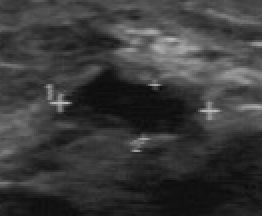
%> input picture Data/BUSreal.tif, 131 x 108 px (shown 2 times larger)
$ octave --eval "result = autosegment(imread('../Data/BUSreal.tif'));"   (GNU Octave 9; MATLAB toolbox functions it lacks are replaced by stand-ins)
%> lines starting %> are read from the running program, lines starting %| are printed output that depends on the picture; in (x1, y1, x2, y2) boxes, pixels count from 0 and x2, y2 are one past the last pixel; in counts of white or black regions, pixels touching at a corner belong together; the program's own positions count from 1
### Preprocessing/domain_transformation/multiloggabor.m
% MULTILOGGABOR Multichannel decomposition by Log-Gabor filters.
%   J = MULTILOGGABOR(I,NSCALES,NORIENTATIONS,OCTAVES,Q) performs the multichannel
%   decomposition of input image I by a bank of Log-Gabor filters, where NSCALES
%   is an integer to indicate the number of scales, NORIENTATIONS is an integer
%   to indicate number of orientations, Q is the quantization level of
%   output images, and OCTAVES is the bandwidth of the filters in octaves
%   and could take one of the following values: 0.5, 1, 1.5 and 2. All the
%   orientations at the same scale are averaged; hence, if the  size of the input
%   image I is NxM then the output J is a hypermatrix of size MxNxNSCALES.
%
%   [J,LG] = MULTILOGGABOR(I,NSCALES,NORIENTATIONS,OCTAVES,Q) obtains the
%   individual log-Gabor channels in the cell array LG, where the columns
%   represent the scales and the rows represent the orientations. No quantization
%   is applied to the channels.
%
%   Example:
%   -------
%   I = imread('BUSreal.tif');
%   J = multiloggabor(I,6,12,2,32);
%   figure;
%   subplot 231; imshow(mat2gray(J(:,:,1))); title('Scale 1');
%   subplot 232; imshow(mat2gray(J(:,:,2))); title('Scale 2');
%   subplot 233; imshow(mat2gray(J(:,:,3))); title('Scale 3');
%   subplot 234; imshow(mat2gray(J(:,:,4))); title('Scale 4');
%   subplot 235; imshow(mat2gray(J(:,:,5))); title('Scale 5');
%   subplot 236; imshow(mat2gray(J(:,:,6))); title('Scale 6');
%
%   See also MULTIRANKLET PHASECONG QUANTIZATION
%
%
%   References:
%   ----------
%   P. Kovesi, "Symmetry and asymmetry from local phase," In: Proceedings,
%   10th Australian Joint Conference on Artificial Intelligence.
%   Cambridge, MA: MIT Press; 1997, pp. 185-190.
%
%   W. Gomez, W. C. A. Pereira, A. F. C. Infantosi, "Breast ultrasound
%   despeckling using anisotropic diffusion guided by texture descriptors,"
%   Ultrasound in Medicine and Biology, vol. 40, no. 11, pp. 2609-2621, 2014.
%
%   W. Gomez, B. A. Ruiz-Ortega, "New fully-automated method for segmentation
%   of breast lesions on ultrasound based on texture analysis," Ultrasound
%   in Medicine and Biology, vol. 42, no. 7, pp. 1637-1650, 2016.

% ------------------------------------------------------------------------
%   Cinvestav-IPN (Mexico) - LUS/PEB/COPPE/UFRJ (Brazil)
%   MULTILOGGABOR Version 1.0 (Matlab R2014a Unix)
%   November 2016
%   Copyright (c) 2016, Wilfrido Gomez Flores
% ------------------------------------------------------------------------

function [PGab,GC] = multiloggabor(I,nscale,norient,octave,q)
%> called with nscale = 6, norient = 24, octave = 2, q = 64

% sigmaOnf  .90   mult 1.15
% sigmaOnf  .85   mult 1.2
% sigmaOnf  .75   mult 1.4       (bandwidth ~1 octave)
% sigmaOnf  .65   mult 1.7
% sigmaOnf  .55   mult 2.2       (bandwidth ~2 octaves)

if octave == 0.5
    sigmaOnf = .85;
    mult = 1.2;
elseif octave == 1
    sigmaOnf = .75;
    mult = 1.4;
elseif octave == 1.5
    sigmaOnf = .65;
    mult = 1.7;
elseif octave == 2
    sigmaOnf = .55;
    mult = 2.2;
else
    error('Invalid octave!');
end

[Mi,Ni] = size(I);
%> Mi = 108; Ni = 131
LGab = LogGaborFilt(I, nscale, norient, 3, mult, sigmaOnf);
PGab = zeros(Mi,Ni,nscale);
GC = cell(norient,nscale);
for i = 1:nscale
    aux = zeros(Mi,Ni,norient);
    for j = 1:norient
        lg = LGab{i,j};
        aux(:,:,j) = lg;
        GC{j,i} = lg;
    end
    if nargin == 5
        PGab(:,:,i) = quantization(mean(aux,3),q);
    else
        PGab(:,:,i) = mean(aux,3);
    end
end

%*************************************************************************
%*************************************************************************
% Kovesi's implementation of Log-Gabor filters
% Copyright (c) 2001-2010 Peter Kovesi
% School of Computer Science & Software Engineering
% The University of Western Australia
% http://www.peterkovesi.com/matlabfns/PhaseCongruency/Docs/convexpl.html
function LG = LogGaborFilt(IO, nscale, norient, minWaveLength, mult, sigmaOnf)
%> called with nscale = 6, norient = 24, minWaveLength = 3, mult = 2.2, sigmaOnf = 0.55

dThetaOnSigma = 1.3;
TF = fft2(IO);
TF(1,1) = 0;

[rows, cols] = size(IO);
%> rows = 108; cols = 131
if mod(cols,2)
    xrange = (-(cols-1)/2:(cols-1)/2)/(cols-1);
%> xrange = 131 values from -0.5 to 0.5
else
    xrange = (-cols/2:(cols/2-1))/cols;
end
if mod(rows,2)
    yrange = (-(rows-1)/2:(rows-1)/2)/(rows-1);
else
    yrange = (-rows/2:(rows/2-1))/rows;
%> yrange = 108 values from -0.5 to 0.491
end
[x,y] = meshgrid(xrange, yrange);
radius = sqrt(x.^2 + y.^2);
theta = atan2(y,x);
radius = ifftshift(radius);
theta  = ifftshift(theta);
radius(1,1) = 1;
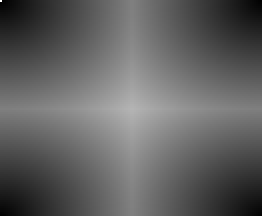
%> radius: size 108x131 double (shown 2 times larger); min 0.00769, max 1, mean 0.384
sintheta = sin(theta);
costheta = cos(theta);
clear x; clear y; clear theta;
lp = lowpassfilter(xrange,yrange,.4,10);
logGabor = cell(1,nscale);
for s = 1:nscale
    wavelength = minWaveLength*mult^(s-1);
    fo = 1.0/wavelength;
    logGabor{s} = exp((-(log(radius/fo)).^2) / (2 * log(sigmaOnf)^2));
    logGabor{s} = logGabor{s}.*lp;
    logGabor{s}(1,1) = 0;
    L = sqrt(sum(logGabor{s}(:).^2));
    logGabor{s} = logGabor{s}./L;
end
%> after the loop, logGabor = 6 items
% The main loop
LG = cell(nscale,norient);
for o = 1:norient
    angl = (o-1)*pi/norient;
    wavelength = minWaveLength;
    ds = sintheta * cos(angl) - costheta * sin(angl);
    dc = costheta * cos(angl) + sintheta * sin(angl);
    dtheta = abs(atan2(ds,dc));
%     dtheta = min(dtheta*norient/2,pi);
%     spread = (cos(dtheta)+1)/2;
    thetaSigma = pi/norient/dThetaOnSigma;
    spread = exp((-dtheta.^2) / (2 * thetaSigma^2));
    for s = 1:nscale
        filter = logGabor{s} .* spread;
        L = sqrt(sum(real(filter(:)).^2 + imag(filter(:)).^2 ))/sqrt(2);
        LG(s,o) = {real(ifft2(TF.*(filter./L)))};
        wavelength = wavelength * mult;
    end
end
%> after the loop, LG = 144 items
%------------------------------------------------------------------------
function f = lowpassfilter(xrange, yrange, cutoff, n)
[x,y] = meshgrid(xrange, yrange);
radius = sqrt(x.^2 + y.^2);
f = ifftshift( 1.0 ./ (1.0 + (radius ./ cutoff).^(2*n)) );
%*************************************************************************
%*************************************************************************

### Preprocessing/domain_transformation/quantization.m
% QUANTIZATION Gray-level quantization.
%   J = QUANTIZATION(I,NL,GL) performs the quantization of the input image I
%   to NL gray levels. GL is a a two-element vector, [LOW HIGH], that
%   specifies how the values in I are scaled into gray levels. If GL is not
%   given or is empty QUANTIZATION uses the minimum and maximum grayscale
%   values in I as limits, [min(I(:)) max(I(:))].
%
%   Example:
%   -------
%   I = imread('BUSreal.tif');
%   J = quantization(I,8);
%   figure;
%   subplot 121; imshow(I); title('Original Image');
%   subplot 122; imshow(mat2gray(J)); title('Quantized to 8 levels');
%
%   See also MULTILOGGABOR MULTIRANKLET
%
%
%   Reference:
%   ---------
%   W. Gomez, W.C.A. Pereira, A.F.C. Infantosi, "Analysis of co-occurrence
%   texture statistics as a function of gray-level quantization for classifying
%   breast ultrasound," IEEE Trans. Med. Imaging, vol. 31, no. 10,
%   pp. 1889-1899, 2012.

% ------------------------------------------------------------------------
%   Cinvestav-IPN (Mexico) - LUS/PEB/COPPE/UFRJ (Brazil)
%   QUANTIZATION Version 1.0 (Matlab R2014a Unix)
%   November 2016
%   Copyright (c) 2016, Wilfrido Gomez Flores
% ------------------------------------------------------------------------

function SI = quantization(I,NL,GL)
I = double(I);
if (nargin < 3)||isempty(GL)
    GL = [min(I(:)) max(I(:))];
end
slope = NL / (GL(2) - GL(1));
intercept = 1 - (slope*(GL(1)));
SI = round(imlincomb(slope,I,intercept,'double'));
SI(SI > NL) = NL;
SI(SI < 1) = 1;

### Miscellaneous/isToolboxAvailable.m
function result = isToolboxAvailable(toolboxName,action)
% check if an specific toolbox exists
%
% This small piece of code checks to find whether a specific toolbox is
% installed on MATLAB.
%
% The input is the name of the toolbox as a string
%
% The output is 1 if the toolbox is found and 0 otherwise
%
% Example:
%
%   result = isToolboxAvailable('Image Processing Toolbox','warning')
%
% -----------------------------------------------
% code by: Reza Ahmadzadeh (reza.ahmadzadeh@iit.it)
% -----------------------------------------------
%
% check the input arguments
if nargin < 1 || nargin > 2
    error('usage: isToolboxAvailable(toolboxName,action)');
elseif nargin == 1
    action = 'warning';
end;

% Find the toolbox and give proper output
v_=ver;
[installedToolboxes{1:length(v_)}] = deal(v_.Name);
result = all(ismember(toolboxName,installedToolboxes));
switch action
    case 'error'
        % if you need to end the program you can use the following line of code
        assert(result,['Error! ' toolboxName ' is not installed!']);
    case 'warning'
        % if you need to just give a warning you can use the following line of code
        if ~result
            warning([toolboxName ' is not installed!']);
        end
    otherwise
end
end

### Segmentation/autosegment.m
% AUTOSEGMENT Automatic segmentation of breast lesions using texture analysis.
%   [I,S] = AUTOSEGMENT(I) computes the automatic lesion segmentation (i.e., it
%   does not require user-dependent parameters) using log-Gabor filtering
%   and texture analysis, where I is the breast ultrasound image. This method
%   was trained with 544 breast ultrasound images.
%
%   Example:
%   -------
%   load('BUS01.mat');
%   [I,S] = autosegment(I);
%   delintumor(I,Smanual); title('Radiologist outlining')
%   delintumor(I,S); title('Computerized segmentation')
%
%   See also MULTILOGGABOR WTSDSEGMENT HORSCH
%
%
%   Reference:
%   ---------
%   W. Gomez, B. A. Ruiz-Ortega, "New fully-automated method for segmentation
%   of breast lesions on ultrasound based on texture analysis," Ultrasound
%   in Medicine and Biology, vol. 42, no. 7, pp. 1637-1650, 2016.

% ------------------------------------------------------------------------
%   Cinvestav-IPN (Mexico) - LUS/PEB/COPPE/UFRJ (BraZil)
%   AUTOSEGMENT Version 1.0 (Matlab R2014a Unix)
%   December 2016
%   Copyright (c) 2016, Wilfrido Gomez Flores
% ------------------------------------------------------------------------
function [I0,BW] = autosegment(I)
if ~exist('train_data.mat','file')
    error('Training data is missing!');
else
    tr = load('train_data.mat');
end
% Compute Log-Gabor filtering and lattices
fprintf('Log-Gabor filtering and lattice division...\n');
[Data,Lattice] = buslattice(I);
% Compute texture features from lattices
fprintf('Computing texture features from lattice...\n');
XX = extractfeats(Data.Gabor,Lattice.WC,Lattice.WN,Lattice.CP,Lattice.MAP,Lattice.Window,Data.Levels);
% Lattice classification
fprintf('Lattice classification...\n');
Xtt = outliers(XX,[tr.lof;tr.uof]);
prb = gaussPDF(Lattice.Adjacency',tr.mu_,tr.isigma_);
Xtt = cat(2,Xtt,Lattice.Adjacency,prb);
Xtt = softmaxnorm(Xtt,[tr.m;tr.s])';
D = (Xtt-tr.b(:,ones(1,size(Xtt,2))))'*tr.W; % LDA scores
% Post-processing and segmentation
fprintf('Post-processing and contour refinement...\n');
I0 = Data.Original;
I1 = clahe(I0,[2 2],0.5);
I2 = isf(I1,11);
I3 = 1-I2/max(I2(:));
[Gx,Gy] = gradient(I2);
BW = postprocessing(D,I0,I3,Gx,Gy);
%*****************************************************************
function [Data,Lattice] = buslattice(I)
Q = 64; % Niveles de cuantizacion
W = 16;
% Procesamientos
Ig = multiloggabor(I,6,24,2,Q); % 6 escalas, 24 orientaciones, 2 octavas
%> the loop in multiloggabor, `for i = 1:nscale` made 6 passes
%> (GL in quantization, slope in quantization, intercept in quantization) on passes 1 to 6: ([-0.244 0.325], 112.5, 28.41), ([-0.255 0.488], 86.12, 22.96), ([-0.607 1.02], 39.22, 24.81), ([-1.12 1.41], 25.3, 29.3), ([-2.61 4.48], 9.02, 24.57), ([-3.43 5.88], 6.87, 24.59)
%> pass 1, in quantization, `I = double(I);`:
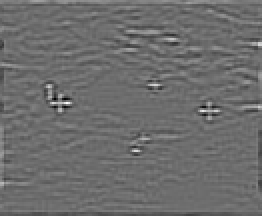
%> I: size 108x131 double (shown 2 times larger); min -0.244, max 0.325, mean 1.26e-19; drawn with min black and max white
[I,Ig,WC,WN,CP,MAP,ADJ] = imlattice(I,Ig,W); % Divide las imagenes en lattices
J = quantization(double(I),Q);        % Cuantiza la imagen original
% Estructuras para salvar
% Datos de imagenes
Data.Original = I;
Data.Gabor = Ig;
Data.Quanti = J;
Data.Levels = Q;
% Datos de lattice
Lattice.WC  = WC; % Center Window
Lattice.WN  = WN; % Neighborhod Windows
Lattice.CP  = CP; % Central point
Lattice.MAP = MAP; % Mapa de relacion de ventanas
Lattice.Adjacency = ADJ;
Lattice.Window = W;
%*****************************************************************
function [I,G,WC,WN,CP,MAP,ADJ] = imlattice(I,G,W)
%> called with W = 16
% AJUSTA EL TAMANO DE LA IMAGEN
[Mi,Ni] = size(I);
Mb = 1:W:Mi;
%> Mb = [1 17 33 49 65 81 97]
Nb = 1:W:Ni;
I = I(1:Mb(end),1:Nb(end));
%> I: size 97x129 uint8
G = G(1:Mb(end),1:Nb(end),:);
% GENERA VENTANAS VECINAS
WN = ones(Mb(end),Nb(end));
WN(Mb,:) = 0;
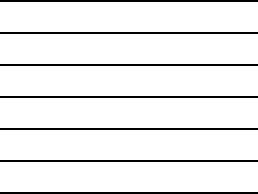
%> WN: size 97x129 double (shown 2 times larger); values 0 (black) and 1 (white), 92.8% white; black in thin lines or dots
WN(:,Nb) = 0;
%> WN: size 97x129 double; values 0 (black) and 1 (white), 86.3% white; black in thin lines or dots
WN = bwlabel(WN);
% GENERA VENTANAS CENTRALES
Mb2 = Mb+(W/2);
Mb2(end) = [];
Nb2 = Nb+(W/2);
Nb2(end) = [];
AUX = ones(Mb(end),Nb(end));
AUX(Mb2,:) = 0;
%> AUX: size 97x129 double; values 0 (black) and 1 (white), 93.8% white; black in thin lines or dots, all inside (x1, y1, x2, y2) = (0, 8, 129, 89)
AUX(:,Nb2) = 0;
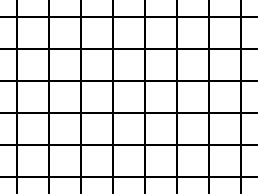
%> AUX: size 97x129 double (shown 2 times larger); values 0 (black) and 1 (white), 88% white; black in thin lines or dots
WC = zeros(Mb(end),Nb(end));
WC(Mb2(1):Mb2(end),Nb2(1):Nb2(end)) = AUX(Mb2(1):Mb2(end),Nb2(1):Nb2(end));
%> WC: size 97x129 double; values 0 (black) and 1 (white), 62.9% white; 1 black region, box (x1, y1, x2, y2) and area: (0, 0, 129, 97) 4638
% GENERA PUNTOS DE CLASIFICACION
CP = bwmorph(WC,'shrink',Inf);
CP = bwlabel(CP);
WC = bwlabel(WC);
% GENERA EL MAPA DE VENTANAS
% [WC WN1 WN2 WN3 WN4]
Lc = unique(CP);
Lc(1) = []; % Elimina la etiqueta cero
Ls  = numel(Lc);
MAP = zeros(Ls,5);
for i = 1:Ls
    bw = WC == Lc(i);
    Lw = unique(WN(bw));
    Lw(1) = [];
    MAP(i,:) = [Lc(i) Lw'];
end
% INFORMACION DE ADYACENCIA
[y,x] = find(CP);
y = y/Mi; x = x/Ni;
ADJ = [x y];
%> in buslattice, `[I,Ig,WC,WN,CP,MAP,ADJ] = imlattice(I,Ig,W);`:
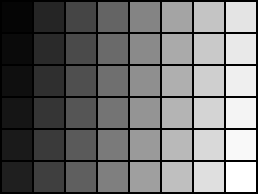
%> WN: size 97x129 double (shown 2 times larger); min 0, max 48, mean 21.1; drawn with min black and max white
%> in buslattice, `[I,Ig,WC,WN,CP,MAP,ADJ] = imlattice(I,Ig,W);`:
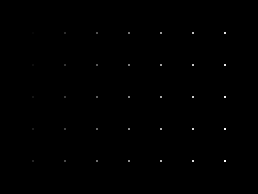
%> CP: size 97x129 double (shown 2 times larger); min 0, max 35, mean 0.1; drawn with min black and max white
%> in buslattice, `[I,Ig,WC,WN,CP,MAP,ADJ] = imlattice(I,Ig,W);`: MAP = 35 rows, first 8: [1 1 2 7 8; 2 2 3 8 9; 3 3 4 9 10; 4 4 5 10 11; 5 5 6 11 12; 6 7 8 13 14; 7 8 9 14 15; 8 9 10 15 16]; ADJ = 35 rows, first 12: [0.13 0.157; 0.13 0.306; 0.13 0.454; 0.13 0.602; 0.13 0.75; 0.252 0.157; 0.252 0.306; 0.252 0.454; 0.252 0.602; 0.252 0.75; 0.374 0.157; 0.374 0.306]
%> call 7 of quantization, with NL = 64
%> in quantization (call 7), `GL = [min(I(:)) max(I(:))];`: GL = [10 193]
%> in quantization (call 7), `slope = NL / (GL(2) - GL(1));`: slope = 0.35
%> in quantization (call 7), `intercept = 1 - (slope*(GL(1)));`: intercept = -2.5
%> in quantization (call 7), `SI = round(imlincomb(slope,I,intercept,'double'));`:
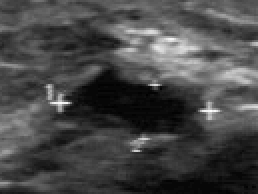
%> SI: size 97x129 double (shown 2 times larger); min 1, max 65, mean 19.1; drawn with min black and max white
%> in quantization (call 7), `SI(SI > NL) = NL;`: SI: size 97x129 double; 0.01% of pixels changed, all inside (x1, y1, x2, y2) = (105, 55, 106, 56)
%> in buslattice, `Lattice.MAP = MAP;`: Lattice.MAP has the same summary as MAP
%> in buslattice, `Lattice.Adjacency = ADJ;`: Lattice.Adjacency has the same summary as ADJ
%> in autosegment, `[Data,Lattice] = buslattice(I);`: Data = {Levels 64}; Lattice = {Window 16}
%*****************************************************************
function XX = extractfeats(R,WC,WN,CP,MAP,W,Q)
%> called with W = 16, Q = 64
% Offsets para la GLCM
o = [0 1;-1 1;-1 0;-1 -1];
Offset = [1*o;2*o;4*o;8*o];
% Tamanos de la imagen
[Mi,Ni,zi] = size(R);
%> Mi = 97; Ni = 129; zi = 6
Mb = numel(1:W:Mi);
%> Mb = 7
Nb = numel(1:W:Ni);
%> Nb = 9
% Arreglos vacios para almacenar descriptores
textWN = cell(Mb-1,Nb-1);
%> textWN = 48 items
textWC = cell(Mb-2,Nb-2);
%> textWC = 35 items
% Dimensionalidad
gc = 24*zi;
%> gc = 144
ac = 24*zi;
%> ac = 144
cr = zi;
%> cr = 6
ff = 8*zi;
%> ff = 48
cte = gc+ac+cr+ff;
%> cte = 342
% Extrae texturas
textWC = texturefeats(R,WC,textWC,Q,Offset); % Extrae texturas vecinos
textWN = texturefeats(R,WN,textWN,Q,Offset); % Extrae texturas centrales
MaxL = max(CP(:));
XX = zeros(MaxL,cte);
for i = 1:MaxL
    idx = MAP(i,:);
    XX(i,:) = nanmean([textWC{idx(1)};...
                       textWN{idx(2)};...
                       textWN{idx(3)};...
                       textWN{idx(4)};...
                       textWN{idx(5)}],1); % Promedia respuestas
end
%*****************************************************************
function tWin = texturefeats(R,Win,tWin,Q,Offset)
%> called with Q = 64
zi = size(R,3);
%> zi = 6
MaxL = max(Win(:));
%> MaxL = 35
% Check if Parallel Computing Toolbox
res = isToolboxAvailable('Parallel Computing Toolbox','warning');
% If it is installed uses parfor for speed-up training
if res
    n = feature('numCores');        % Number of physical cores
    s = isempty(gcp('nocreate'));   % Check if pool is already open
    if s
        parpool('local',n); % Open parallel pool
    end
    parfor i = 1:MaxL
        tWin{i} = ith_texture(i,R,Win,zi,Q,Offset);
    end
    if s
        delete(gcp); % Close parallel pool
    end
else
    for i = 1:MaxL
        tWin{i} = ith_texture(i,R,Win,zi,Q,Offset);
    end
%> this loop made 35 passes
%> (xmin in ith_texture, xmax in ith_texture, ymin in ith_texture, ymax in ith_texture) on passes 1 to 12: (10, 24, 10, 24), (26, 40, 10, 24), (42, 56, 10, 24), (58, 72, 10, 24), (74, 88, 10, 24), (10, 24, 26, 40), (26, 40, 26, 40), (42, 56, 26, 40), (58, 72, 26, 40), (74, 88, 26, 40), (10, 24, 42, 56), (26, 40, 42, 56)
%> after the loop, tWin = 35 items
end
%*****************************************************************
function aux = ith_texture(i,R,Win,zi,Q,Offset)
[xc,yc] = find(Win==i);
xmin = min(xc); xmax = max(xc);
ymin = min(yc); ymax = max(yc);
RW  = R(xmin:xmax,ymin:ymax,:);
glcmW = zeros(24,zi);
acovW = zeros(24,zi);
acorrW= zeros(1,zi);
fracW = zeros(8,zi);
for j = 1:zi
    aux = RW(:,:,j);
    glcmW(:,j)  = glcm(aux,Q,Offset);
    acovW(:,j)  = autocov(aux);
    acorrW(:,j) = autocorr(aux);
    fracW(:,j)  = fractfeat(aux);
end
aux = [acorrW;acovW;glcmW;fracW];
aux = aux(:)';
%*****************************************************************
% [18 lines left out: function autocorr, not called in this run]

%*****************************************************************
% [21 lines left out: function autocov, not called in this run]
%*****************************************************************
% [31 lines left out: function fractfeat, not called in this run]
%*****************************************************************
% [88 lines left out: function glcm, not called in this run]
%*****************************************************************
% [20 lines left out: function outliers, not called in this run]
%*****************************************************************
% [7 lines left out: function gaussPDF, not called in this run]
%*****************************************************************
% [4 lines left out: function vect2mat, not called in this run]
%*********************************************************************
% [37 lines left out: function postprocessing, not called in this run]
%*********************************************************************
% [11 lines left out: function get_largest, not called in this run]
%*********************************************************************
% [13 lines left out: function gaussfun, not called in this run]
%*********************************************************************
% [17 lines left out: function ardfun, not called in this run]
%*********************************************************************
% [10 lines left out: function ard, not called in this run]
%*********************************************************************
%> (the run ends here)
